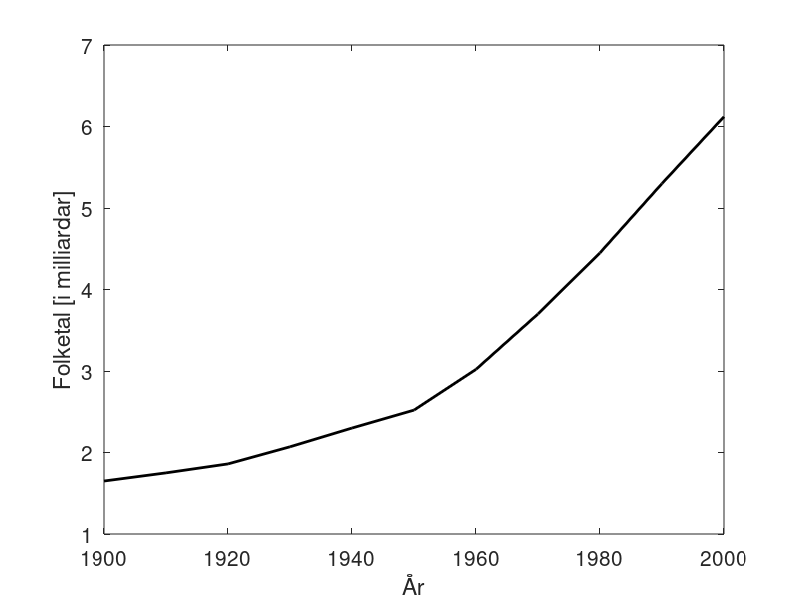
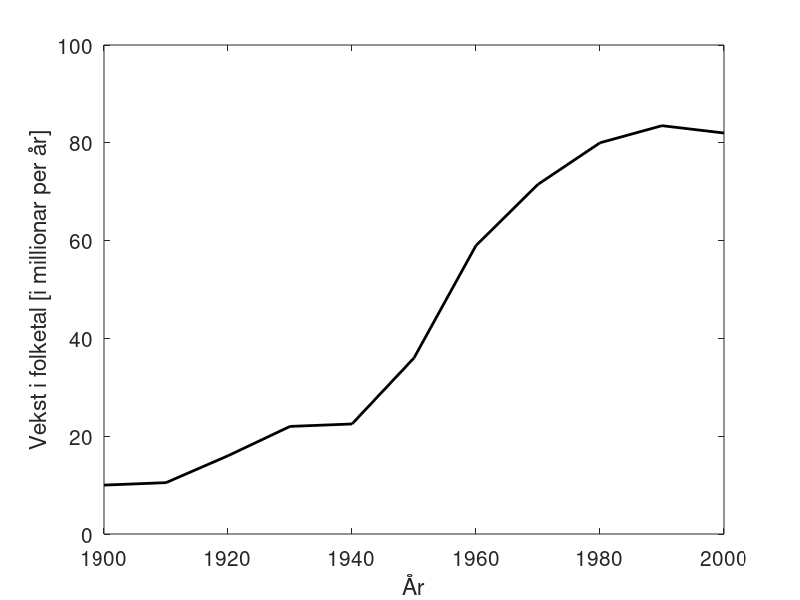
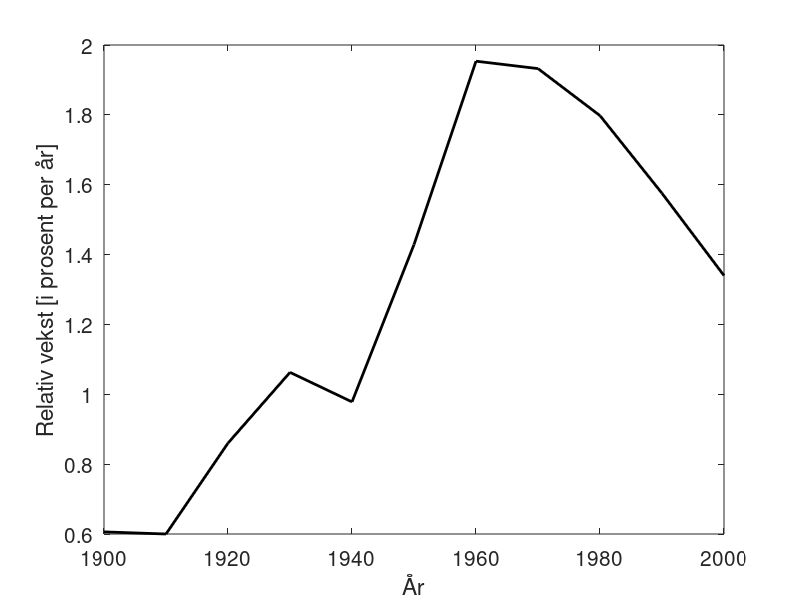

Reproduce these figures in MATLAB, in order.
% Skript som lagar plott av folkeveksten på 1900-talet

% Gir vektorar med år og folketal (i milliardar):
h=10;
Aar=1900:h:2000;
Folk=[1.65 1.75 1.86 2.07 2.30 2.52 3.02 3.70 4.45 5.30 6.12];

% Plottar folketal
figure(1)
plot(Aar,Folk,'k-','linewidth',2)
set(gca,'fontsize',15)
xlabel('År')
ylabel('Folketal [i milliardar]')

% Reknar ut dei deriverte
% For år 1900
FolkDeriv(1)=(Folk(2)-Folk(1))/h;
% For åra 1910-1990
for n=2:10
  FolkDeriv(n)=(Folk(n+1)-Folk(n-1))/(2*h);
end
% For år 2000
FolkDeriv(11)=(Folk(11)-Folk(10))/h;

% Plottar vekstfarten
figure(2)
% Reknar om til millionar/år
plot(Aar,FolkDeriv*1e3,'k-','linewidth',2)
set(gca,'fontsize',15)
xlabel('År')
ylabel('Vekst i folketal [i millionar per år]')

% Plottar relativ vekstfart
figure(3)
plot(Aar,FolkDeriv./Folk*100,'k-','linewidth',2)
set(gca,'fontsize',15)
xlabel('År')
ylabel('Relativ vekst [i prosent per år]')
